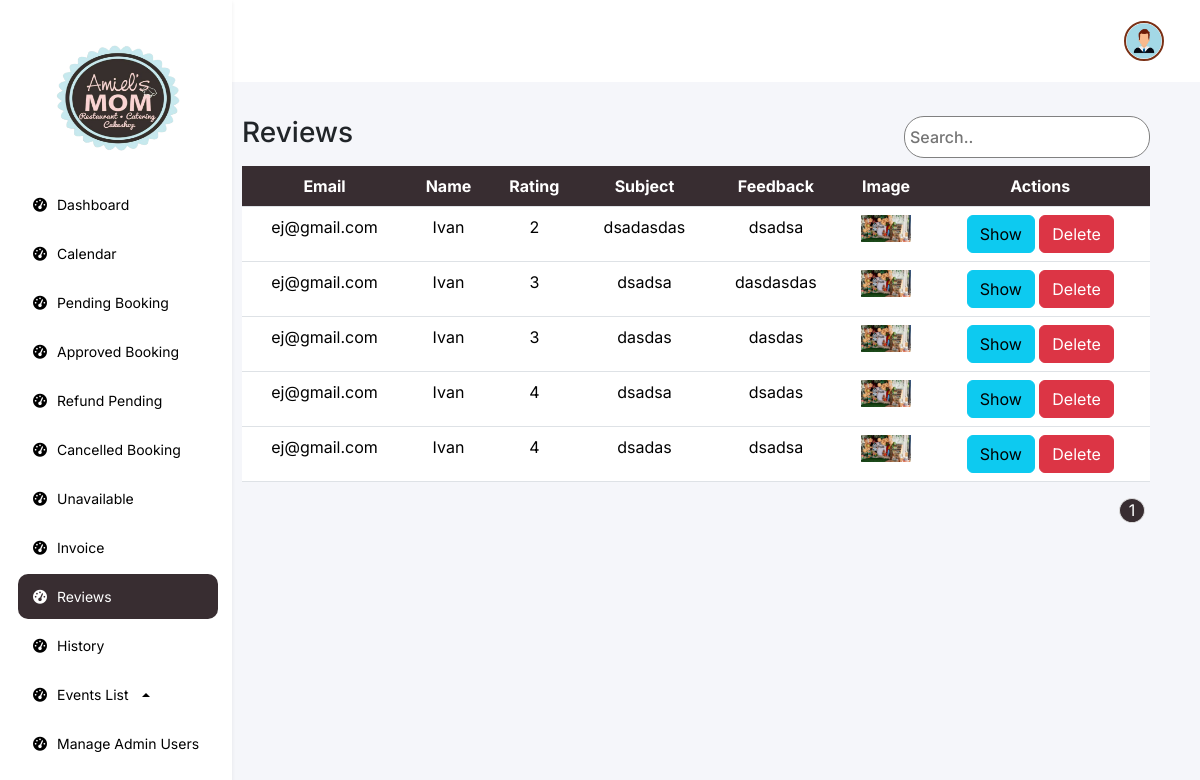
Screenshot of /features/admin/web/reviews.php (signed in) with the database file from the repository.
### tables this page shows
CREATE TABLE `reviews` (
  `id` int(11) NOT NULL,
  `email` varchar(255) NOT NULL,
  `name` varchar(255) NOT NULL,
  `rating` int(11) NOT NULL CHECK (`rating` >= 1 and `rating` <= 5),
  `subject` varchar(255) NOT NULL,
  `feedback` text NOT NULL,
  `image` varchar(255) DEFAULT NULL,
  `created_at` timestamp NOT NULL DEFAULT current_timestamp(),
  `status` tinyint(1) DEFAULT 0
);

### features/admin/web/reviews.php (the view, shortened to what this page needs)
<?php
    require '../../../db.php';
    $page = isset($_GET['page']) ? intval($_GET['page']) : 1;
    $limit = 5;
    $offset = ($page - 1) * $limit;
    $total_query = "SELECT COUNT(*) as total FROM reviews";
    $total_result = $conn->query($total_query);
    $total_row = $total_result->fetch_assoc();
    $total_records = $total_row['total'];
    $total_pages = ceil($total_records / $limit);
    $query = "SELECT * FROM reviews LIMIT $limit OFFSET $offset";
    $result = $conn->query($query);
?>
<!DOCTYPE html>
<html lang="en">
<head>
    <link rel="stylesheet" href="https://cdnjs.cloudflare.com/ajax/libs/font-awesome/6.0.0-beta3/css/all.min.css">
    <link href="https://cdn.jsdelivr.net/npm/bootstrap@5.3.3/dist/css/bootstrap.min.css" rel="stylesheet"
>
    <link href="https://cdn.jsdelivr.net/npm/sweetalert2@11.5.0/dist/sweetalert2.min.css" rel="stylesheet">
    <link rel="stylesheet" href="../css/index.css">
</head>
<body>
    <div class="navbar flex-column bg-white shadow-sm p-3 collapse d-md-flex" id="navbar">
        <div class="navbar-links">
            <a class="navbar-brand d-none d-md-block logo-container" href="#">
                <img src="../../../assets/logo.png" alt="Logo">
            </a>
            <a href="dashboard.php">
                <i class="fa-solid fa-tachometer-alt"></i>
                <span>Dashboard</span>
            </a>
            <a href="calendar.php">
                <i class="fa-solid fa-tachometer-alt"></i>
                <span>Calendar</span>
            </a>
            <a href="pending.php">
                <i class="fa-solid fa-tachometer-alt"></i>
                <span>Pending Booking</span>
            </a>
            <a href="approve.php">
                <i class="fa-solid fa-tachometer-alt"></i>
                <span>Approved Booking</span>
            </a>
            <a href="refund.php">
                <i class="fa-solid fa-tachometer-alt"></i>
                <span>Refund Pending</span>
            </a>
            <a href="cancel.php">
                <i class="fa-solid fa-tachometer-alt"></i>
                <span>Cancelled Booking</span>
            </a>
            <a href="#">
                <i class="fa-solid fa-tachometer-alt"></i>
                <span>Unavailable</span>
            </a>
            <a href="invoice.php">
                <i class="fa-solid fa-tachometer-alt"></i>
                <span>Invoice</span>
            </a>
            <a href="#" class="navbar-highlight">
                <i class="fa-solid fa-tachometer-alt"></i>
                <span>Reviews</span>
            </a>
            <a href="history.php">
                <i class="fa-solid fa-tachometer-alt"></i>
                <span>History</span>
            </a>
            <div class="dropdown dropup">
                <a href="#" class=" dropdown-toggle" id="eventsListDropdown" role="button" data-bs-toggle="dropdown" aria-expanded="false">
                    <i class="fa-solid fa-tachometer-alt"></i>
                    <span>Events List</span>
                </a>
            </div>
            <a href="admin-user.php">
                <i class="fa-solid fa-tachometer-alt"></i>
                <span>Manage Admin Users</span>
            </a>
        </div>
    </div>
    <div class="content flex-grow-1">
        <div class="header">
            <div class="profile-admin">
                <div class="dropdown">
                    <button class="" type="button" data-bs-toggle="dropdown" aria-expanded="false">
                        <img src="../../../assets/profile/user.png"
                            style="width: 40px; height: 40px; object-fit: cover;">
                    </button>
                </div>
            </div>
        </div>
        <div class="container mt-4">
            <div class="d-flex justify-content-between mb-2">
                <h3>Reviews</h3>
                <div class="d-flex gap-2">
                    <input type="text" class="search" placeholder="Search.." id="searchInput">
                </div>
            </div>
            <div class="table-responsive">
            <table class="table">
                    <thead>
                        <tr>
                            <th scope="col">Email</th>
                            <th scope="col">Name</th>
                            <th scope="col">Rating</th>
                            <th scope="col">Subject</th>
                            <th scope="col">Feedback</th>
                            <th scope="col">Image</th>
                            <th scope="col">Actions</th>
                        </tr>
                    </thead>
                    <tbody>
                        <?php
                        while ($row = $result->fetch_assoc()):
                            $buttonText = $row['status'] == 0 ? 'Show' : 'Hide';
                            $buttonAction = $row['status'] == 0 ? 'show' : 'hide';
                        ?>
                            <tr>
                                <td><?php echo htmlspecialchars($row['email']); ?></td>
                                <td><?php echo htmlspecialchars($row['name']); ?></td>
                                <td><?php echo htmlspecialchars($row['rating']); ?></td>
                                <td><?php echo htmlspecialchars($row['subject']); ?></td>
                                <td><?php echo htmlspecialchars($row['feedback']); ?></td>
                                <td>
                                    <?php if ($row['image']): ?>
                                        <img src="../../../assets/review/<?php echo htmlspecialchars($row['image']); ?>" alt="Review Image" width="50">
                                    <?php else: ?>
                                        No Image
                                    <?php endif; ?>
                                </td>
                                <td>
                                    <form method="POST" action="../function/php/review.php" style="display:inline;">
                                        <button type="submit" name="action" value="<?php echo $buttonAction; ?>" class="btn btn-info"><?php echo $buttonText; ?></button>
                                        <button type="submit" name="action" value="delete" class="btn btn-danger">Delete</button>
                                    </form>
                                </td>
                            </tr>
                        <?php endwhile; ?>
                    </tbody>
                </table>
            </div>
            <nav>
                <ul class="pagination d-flex justify-content-end">
                    <?php
                    if ($total_pages > 3) {
                        if ($page > 1) {
                            echo '<li class="page-item"><a class="page-link" href="?page=' . ($page - 1) . '">&laquo;</a></li>';
                        }
                        $start = max(1, $page - 1);
                        $end = min($total_pages, $start + 2);
                        for ($i = $start; $i <= $end; $i++) {
                            echo '<li class="page-item ' . ($i == $page ? 'active' : '') . '"><a class="page-link" href="?page=' . $i . '">' . $i . '</a></li>';
                        }
                        if ($page < $total_pages) {
                            echo '<li class="page-item"><a class="page-link" href="?page=' . ($page + 1) . '">&raquo;</a></li>';
                        }
                    } else {
                        for ($i = 1; $i <= $total_pages; $i++) {
                            echo '<li class="page-item ' . ($i == $page ? 'active' : '') . '"><a class="page-link" href="?page=' . $i . '">' . $i . '</a></li>';
                        }
                    }
                    ?>
                </ul>
            </nav>
        </div>
</body>
</html>

### features/admin/css/index.css (style rules this page uses)
* { font-family: "Inter", sans-serif; font-optical-sizing: auto; font-style: normal; margin: 0; }
body { margin: 0; padding: 0; display: flex; overflow-x: hidden; }
.navbar { background-color: #FFFFFF; display: flex; flex-direction: column; align-items: start; padding: 20px; box-shadow: 2px 0 5px rgba(0, 0, 0, 0.1); min-width: 230px; }
.navbar a { color: #000; padding: 12px 15px; text-decoration: none; width: 100%; display: flex; align-items: center; gap: 10px; font-size: 14px !important; margin: 2px; }
.navbar-highlight { color: #FFFFFF !important; border-radius: 10px; padding: 12px 15px !important; text-decoration: none !important; width: 100% !important; display: flex !important; align-items: center !important; gap: 10px !important; font-size: 14px !important; background-color: #382D31 !important; }
.navbar-brand { padding: 0 !important; }
.navbar-brand img { display: block; justify-content: center; align-items: center; width: 70%; height: 15vh; margin: 20px 0 20px 30px; }
.navbar-links { display: flex; flex-direction: column; width: 100%; }
.content { flex-grow: 1; background-color: #F5F6FA; }
.header { display: flex; align-items: center; padding: 20px; justify-content: space-between; background-color: #FFFFFF !important; }
.header button { margin-right: 10px; }
.profile-admin { display: flex; align-items: center; margin-left: auto; gap: 5px; }
.profile-admin img { width: 40px; height: 40px; border-radius: 50%; margin-right: 10px; border: 2px solid #7A3015; }
.profile-admin button { background-color: transparent; border: none; font-size: 20px; display: flex; margin: auto; }
table { border-radius: 24px !important; }
th,tr { background-color: #382D31 !important; color: #fff !important; text-align: center; white-space: nowrap !important; }
.container { padding: 10px 50px 10px 10px; }
.pagination .page-item { margin: 0 5px; }
.pagination .page-link { width: 30px; height: 30px; text-align: center; border-radius: 50%; background-color: #f8f9fa; border: 1px solid #ddd; transition: background-color 0.3s, color 0.3s; }
.pagination .page-item.active .page-link { background-color: #382D31; color: white; border-color: #ddd; }
.pagination a { display: flex; align-items: center; justify-content: center; margin: auto; }
.page-item:first-child .page-link { border-radius :50px; width: 25px; height :25px; }
.page-item:last-child .page-link { border-radius: 50%; width: 25px; height: 25px; }
.container input { background-color: silver; font-weight: 500; }
.search { background-color: #fff !important; border: 1px solid #808080; border-radius: 20px; padding: 5px; }
.pagination a { color:#382D31; }

### rows the page displays
reviews: email "ej@gmail.com", name "Ivan", rating "2", subject "dsadasdas", feedback "dsadsa", image (picture), status "Show"
reviews: email "ej@gmail.com", name "Ivan", rating "3", subject "dsadsa", feedback "dasdasdas", image (picture), status "Show"
reviews: email "ej@gmail.com", name "Ivan", rating "3", subject "dasdas", feedback "dasdas", image (picture), status "Show"
reviews: email "ej@gmail.com", name "Ivan", rating "4", subject "dsadsa", feedback "dsadas", image (picture), status "Show"
reviews: email "ej@gmail.com", name "Ivan", rating "4", subject "dsadas", feedback "dsadsa", image (picture), status "Show"
